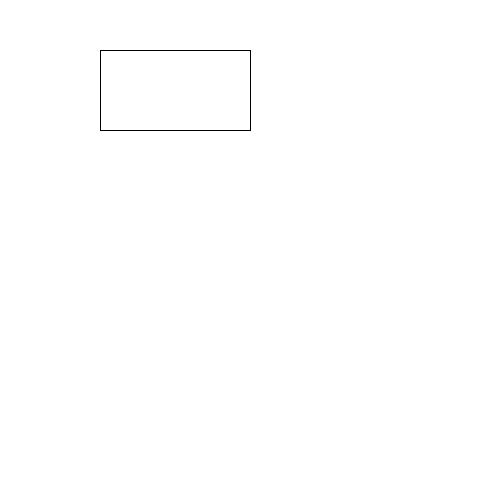
Frame 1 (no input)
Frame 60 (the mouse pressed at the canvas centre just before this capture): identical to frame 1, image omitted
Frame 120 (the mouse held since frame 60 and released just before this capture): identical to frame 1, image omitted

The Processing sketch that drew this single still picture (run headless with seeded random() and noise(); from frame 60 on, the mouse is pressed at the canvas centre):

// Processing sketch: processing_98934
// ── processing_98934.pde

float x = 100;
    float y = 50;
    float w = 150;
    float h = 80;
    void setup(){
     size(500,500);
     background(255);
     stroke(0);
     noFill();
    }

    void draw(){
     background(255);
     rect(x,y,w,h);
     fill(255);
     if(mousePressed){
      if(mouseX>x && mouseX <x+w && mouseY>y && mouseY <y+h){
       println("The mouse is pressed and over the button");
       fill(0);
       //do stuff 
      }
     } 
    }
